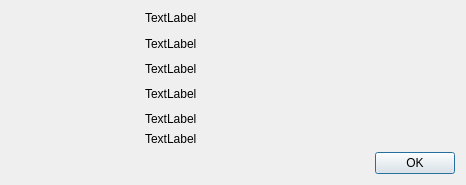
<?xml version="1.0" encoding="UTF-8"?>
<ui version="4.0">
 <class>AboutDialog</class>
 <widget class="QDialog" name="AboutDialog">
  <property name="geometry">
   <rect>
    <x>0</x>
    <y>0</y>
    <width>466</width>
    <height>185</height>
   </rect>
  </property>
  <property name="windowTitle">
   <string>Dialog</string>
  </property>
  <layout class="QGridLayout" name="gridLayout">
   <item row="0" column="0">
    <widget class="QLabel" name="label">
     <property name="sizePolicy">
      <sizepolicy hsizetype="Fixed" vsizetype="Fixed">
       <horstretch>0</horstretch>
       <verstretch>0</verstretch>
      </sizepolicy>
     </property>
     <property name="minimumSize">
      <size>
       <width>128</width>
       <height>128</height>
      </size>
     </property>
     <property name="maximumSize">
      <size>
       <width>128</width>
       <height>128</height>
      </size>
     </property>
     <property name="text">
      <string/>
     </property>
     <property name="pixmap">
      <pixmap resource="molconv.qrc">:/icons/molconv.png</pixmap>
     </property>
     <property name="scaledContents">
      <bool>true</bool>
     </property>
    </widget>
   </item>
   <item row="0" column="1">
    <layout class="QVBoxLayout" name="verticalLayout">
     <item>
      <widget class="QLabel" name="progname">
       <property name="text">
        <string>TextLabel</string>
       </property>
      </widget>
     </item>
     <item>
      <widget class="QLabel" name="authors">
       <property name="sizePolicy">
        <sizepolicy hsizetype="MinimumExpanding" vsizetype="MinimumExpanding">
         <horstretch>0</horstretch>
         <verstretch>0</verstretch>
        </sizepolicy>
       </property>
       <property name="text">
        <string>TextLabel</string>
       </property>
      </widget>
     </item>
     <item>
      <widget class="QLabel" name="compileInfo">
       <property name="text">
        <string>TextLabel</string>
       </property>
      </widget>
     </item>
     <item>
      <widget class="QLabel" name="qtInfo">
       <property name="sizePolicy">
        <sizepolicy hsizetype="MinimumExpanding" vsizetype="MinimumExpanding">
         <horstretch>0</horstretch>
         <verstretch>0</verstretch>
        </sizepolicy>
       </property>
       <property name="text">
        <string>TextLabel</string>
       </property>
      </widget>
     </item>
     <item>
      <widget class="QLabel" name="eigenInfo">
       <property name="text">
        <string>TextLabel</string>
       </property>
      </widget>
     </item>
     <item>
      <widget class="QLabel" name="boostInfo">
       <property name="text">
        <string>TextLabel</string>
       </property>
      </widget>
     </item>
    </layout>
   </item>
   <item row="1" column="0" colspan="2">
    <spacer name="horizontalSpacer">
     <property name="orientation">
      <enum>Qt::Horizontal</enum>
     </property>
     <property name="sizeHint" stdset="0">
      <size>
       <width>354</width>
       <height>20</height>
      </size>
     </property>
    </spacer>
   </item>
   <item row="1" column="2">
    <widget class="QPushButton" name="pushButton">
     <property name="text">
      <string>OK</string>
     </property>
    </widget>
   </item>
  </layout>
 </widget>
 <resources>
  <include location="molconv.qrc"/>
 </resources>
 <connections>
  <connection>
   <sender>pushButton</sender>
   <signal>clicked()</signal>
   <receiver>AboutDialog</receiver>
   <slot>accept()</slot>
   <hints>
    <hint type="sourcelabel">
     <x>213</x>
     <y>149</y>
    </hint>
    <hint type="destinationlabel">
     <x>199</x>
     <y>149</y>
    </hint>
   </hints>
  </connection>
 </connections>
</ui>
